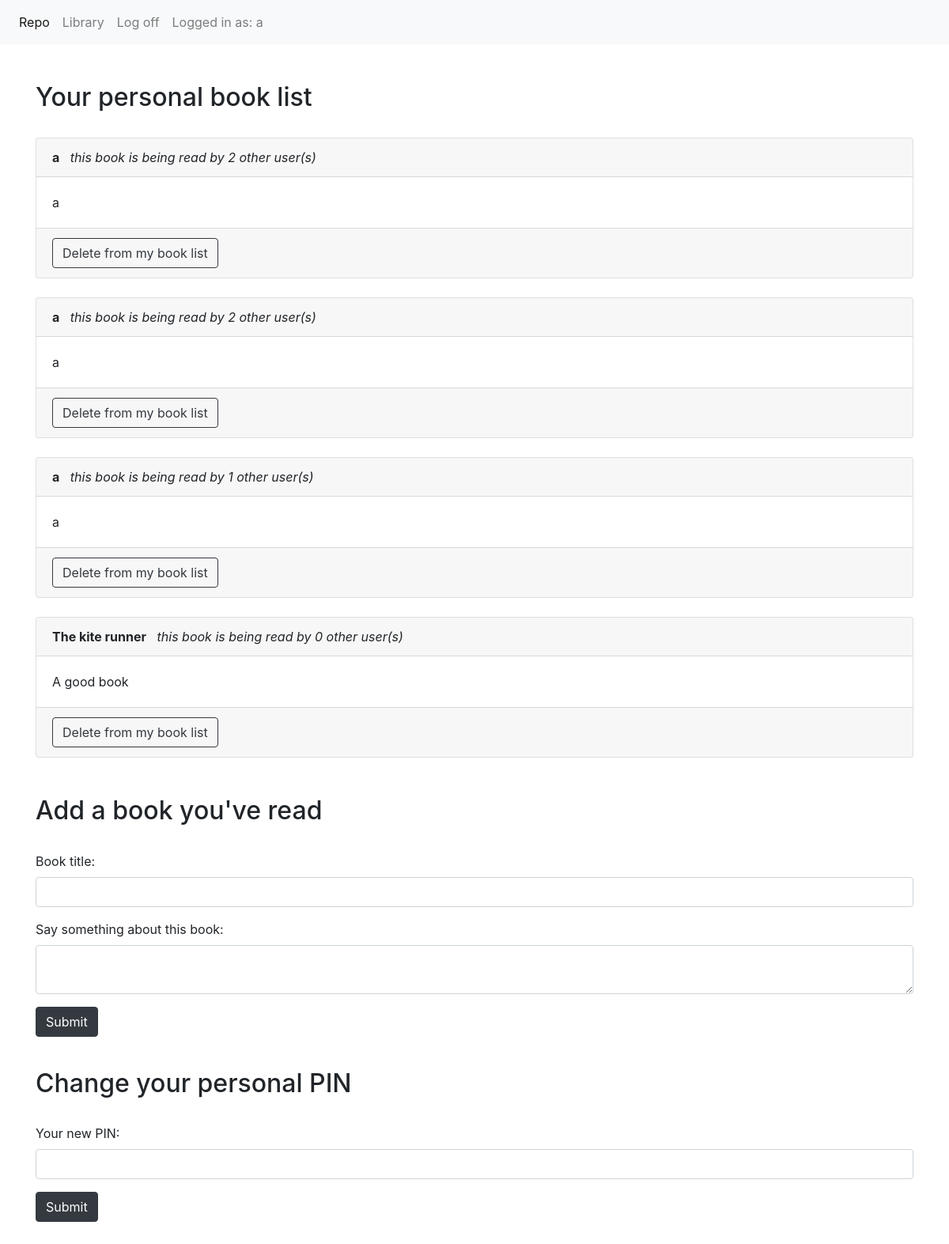
Page /repo (signed in) on the earlier database version.
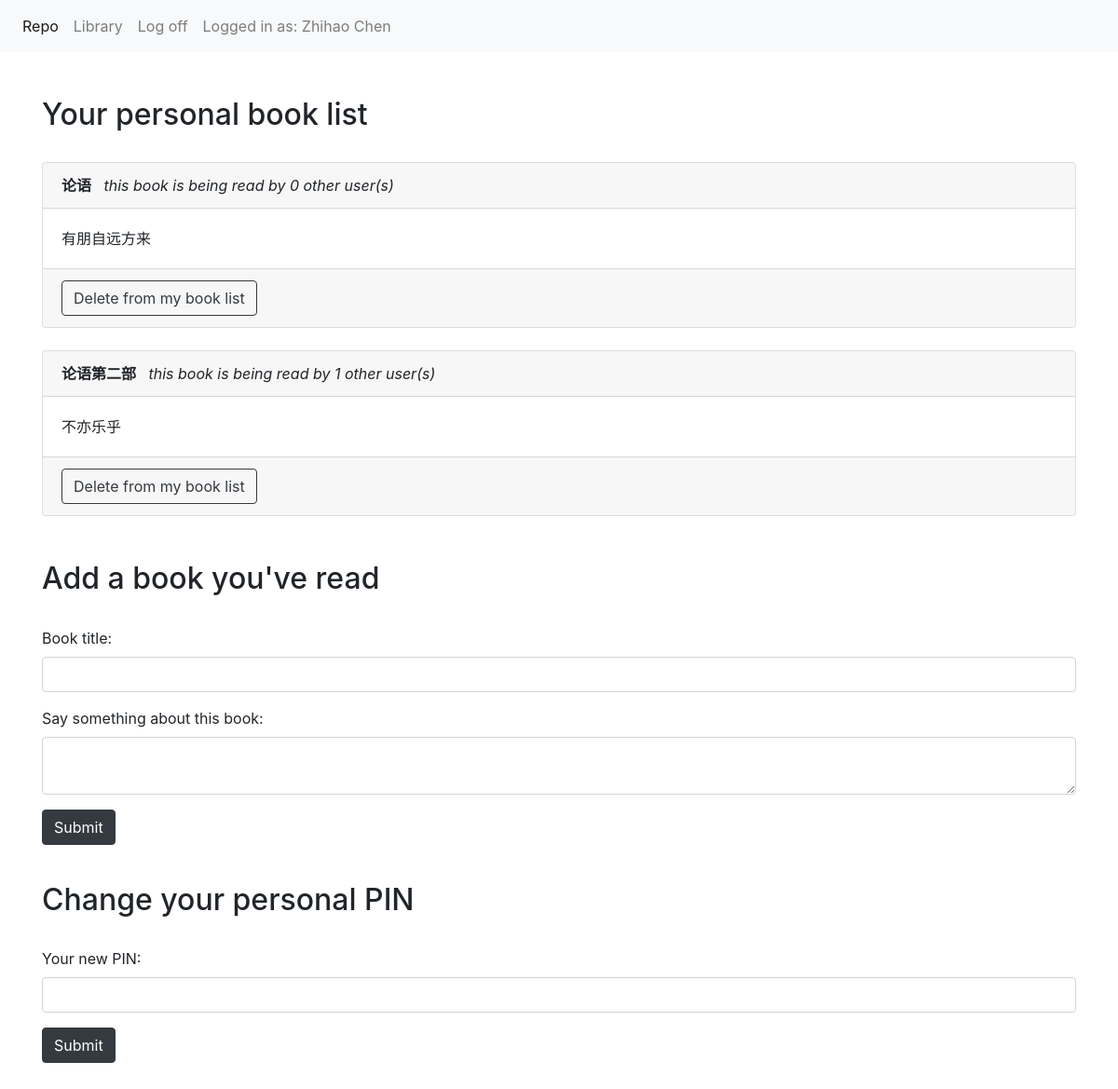
Same page on the later database version.
### app/models.py (models this page shows, shortened)
class Book (db.Model):
    id = db.Column(db.Integer,primary_key=True)
    title = db.Column(db.String(250), index=True,unique=True)
    description = db.Column(db.String(5000), index=True)
    reader = db.relationship('Reader',secondary=readship)

class Reader (db.Model):
    id = db.Column(db.Integer, primary_key=True) #id is not presented to the user, but is used to identify tasks at the backend
    name = db.Column(db.String(250), index=True,unique=True)
    password = db.Column(db.String(250),index=True)
    book = db.relationship('Book',secondary=readship)

### app/views.py (the view, shortened to what this page needs)
@app.route('/repo',methods=['GET','POST'])
def repo():
    book_form = BookForm()
    password_form = ReaderForm()
    if password_form.validate_on_submit():
        rdr = Reader.query.filter_by(name=session['active_user']).first()
        rdr.password = password_form.password.data
        db.session.commit()
        flash("Successfully changed password!")
        return redirect('/repo')
    rdr = Reader.query.filter_by(name=session['active_user']).first()
    books = rdr.book
    return render_template('repo.html',title="Personal repository",books=books,book_form=book_form,password_form=password_form)

### app/forms.py
class BookForm(Form):
    title = StringField('name', validators=[DataRequired()])
    description = TextAreaField('password', validators=[DataRequired()])

class ReaderForm(Form):
    name = StringField('name', validators=[DataRequired()])
    password = PasswordField('password', validators=[DataRequired()])

### app/templates/repo.html (shortened to what this page needs)
{% extends "base.html" %}
{% block content %}
<nav class="navbar navbar-expand-sm bg-light navbar-light">
  <ul class="navbar-nav">
    <li class="nav-item">
      <a class="nav-link active" href="/repo">Repo</a>
    </li>
    <li class="nav-item">
      <a class="nav-link" href="/library">Library</a>
    </li>
    <li class="nav-item">
      <a class="nav-link" href="/logout">Log off</a>
    </li>
    <li class="nav-item">
      <a class="nav-link">Logged in as: {{session['active_user']}}</a>
    </li>
  </ul>
</nav>
<br><br>
<div class="container">
  {% if books %}
  <h2>Your personal book list</h2><br>
  {% else %}
  <h2>Oops.. why not add some books from the library?</h2><br>
  {% endif %}
{% for book in books %}
  <div class="card">
    <div class="card-header"><b>{{book.title}}</b>    <i>   &nbsp  this book is being read by {{book.reader|length - 1}} other user(s)</i></div>
    <div class="card-body">{{book.description}}</div>
    <div class="card-footer">
      <a href="/unfinish/{{book.id}}" class="btn btn-outline-dark" role="button">Delete from my book list</a>
    </div>
  </div><br>
{% endfor %}
<br><h2>Add a book you've read</h2><br>
<form action="" method="post" name="create">
  <div class="form-group">
    <label for="title">Book title:</label><br>
    {{ book_form.title(class="form-control")}}
  </div>
  <div class="form-group">
    <label for="pwd">Say something about this book:</label><br>
    {{ book_form.description(class="form-control")}}
  </div>
  <p><input type="submit" class="btn btn-dark" value="Submit"></p>
</form>
</div>
<div class="container">
<br><h2>Change your personal PIN</h2><br>
<form action="" method="post" name="create">
  <div class="form-group">
    <label for="pwd">Your new PIN:</label><br>
    {{ password_form.password(class="form-control")}}
  </div>
  <p><input type="submit" class="btn btn-dark" value="Submit"></p>
</form>
<br><br><br><br>
</div>
{% endblock %}

### app/templates/base.html (shortened to what this page needs)
<html>
<head>
  <link rel="stylesheet" href="https://stackpath.bootstrapcdn.com/bootstrap/4.1.3/css/bootstrap.min.css">
</head>
<div>
  {% block content %}{% endblock %}
</div>
</body>
</html>

Differences in the rows shown:
no longer on this page (row edited): Book: title "a", reader|length "1", description "a"
no longer on this page (row edited): Book: title "The kite runner", reader|length "0", description "A good book"
now on this page (row edited): Reader: active_user "Zhihao Chen"
changed Book: title "a" → "论语"; reader|length "2" → "0"; description "a" → "有朋自远方来"
changed Book: title "a" → "论语第二部"; reader|length "2" → "1"; description "a" → "不亦乐乎"
Other differences:
{{ session['active_user'] }}: "a" → (not shown)
